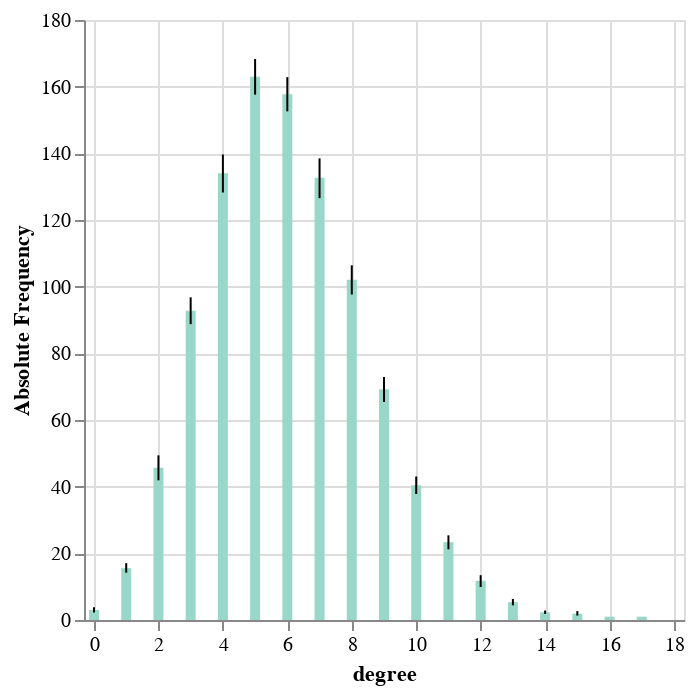

Source (notebook cell):
### Code cell
bars + error

### Figure 1 — Vega-Lite specification as saved in the notebook (floating-point values rounded to 4 significant figures; data arrays with more than 128 entries replaced by an {"elided": "..."} marker saying what was removed)
{"config": {"view": {"continuousWidth": 300, "continuousHeight": 300}}, "layer": [{"mark": {"type": "bar", "color": "#99d8c9"}, "encoding": {"x": {"field": "degree", "scale": {"domain": [0, 18]}, "type": "quantitative"}, "y": {"aggregate": "mean", "field": "count", "type": "quantitative"}}}, {"mark": {"type": "errorbar", "extent": "ci", "rule": true}, "encoding": {"x": {"field": "degree", "scale": {"domain": [0, 18]}, "type": "quantitative"}, "y": {"field": "count", "scale": {"zero": false}, "title": "Absolute Frequency", "type": "quantitative"}}}], "data": {"name": "data-e9b68d45e758ec6ff2c827d7f3f6a08b"}, "$schema": "https://vega.github.io/schema/vega-lite/v5.15.1.json", "datasets": {"data-e9b68d45e758ec6ff2c827d7f3f6a08b": {"elided": "315 records"}}}
